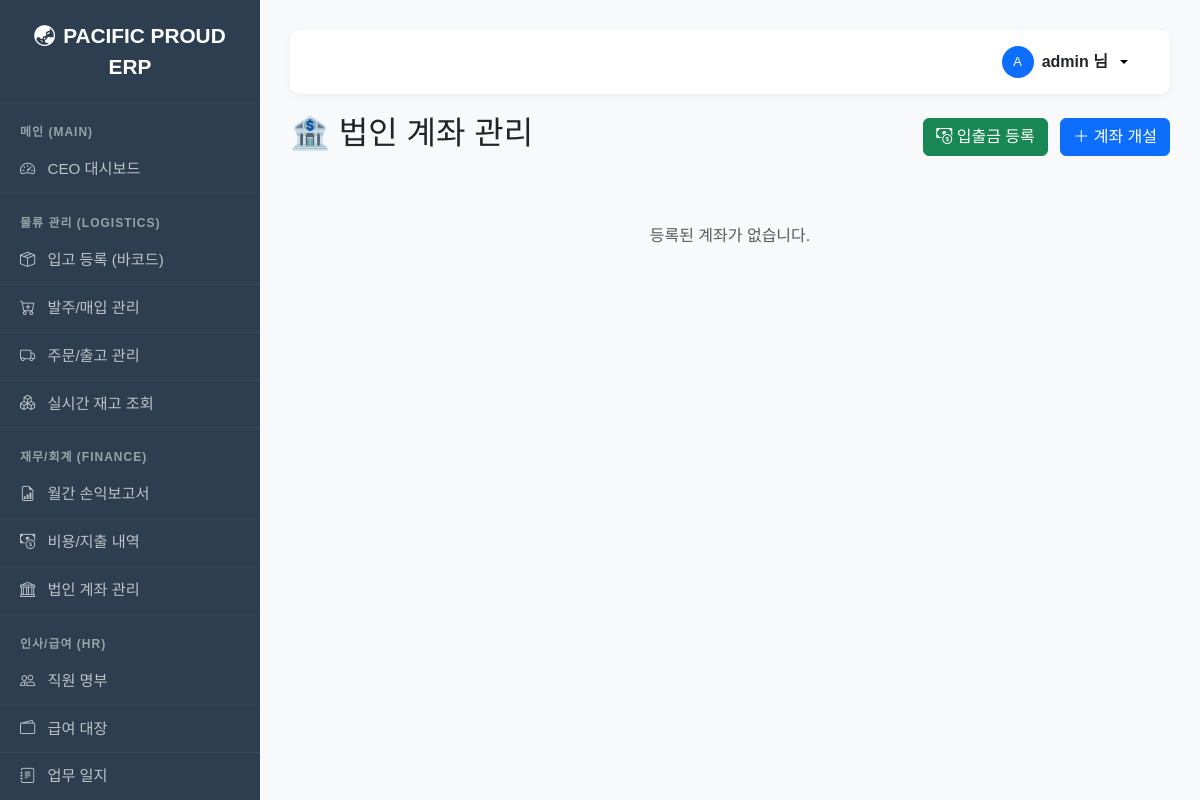
Before: /banks/ (signed in) with the older database file.
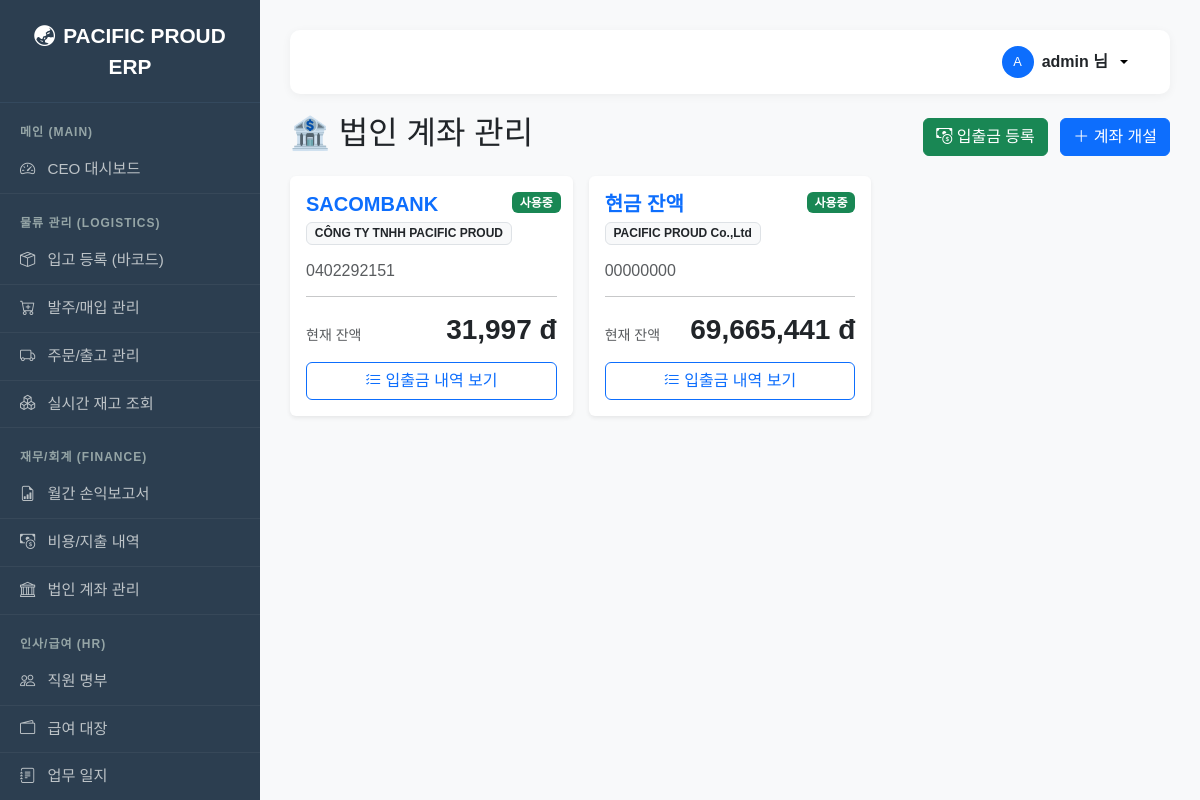
After: the same page with the newer database file.
### fulfillment/models.py (models this page shows)
class BankAccount(models.Model):
    bank_name = models.CharField(max_length=50, verbose_name="은행명")
    account_number = models.CharField(max_length=50, verbose_name="계좌번호")
    account_holder = models.CharField(max_length=50, verbose_name="예금주", default="(주)퍼시픽프라우드")
    initial_balance = models.DecimalField(max_digits=15, decimal_places=0, default=0, verbose_name="기초 잔액")
    is_active = models.BooleanField(default=True, verbose_name="사용 중")
    def __str__(self):
        return f"{self.bank_name} ({self.account_number})"
    @property
    def current_balance(self):
        in_total = self.transactions.filter(transaction_type='DEPOSIT').aggregate(s=Sum('amount'))['s'] or 0
        out_total = self.transactions.filter(transaction_type='WITHDRAWAL').aggregate(s=Sum('amount'))['s'] or 0
        return self.initial_balance + in_total - out_total

### fulfillment/views.py (the view)
# urls.py: path('banks/', views.bank_list, name='bank_list'),
@login_required
def bank_list(request):
    accounts = BankAccount.objects.filter(is_active=True)
    form = BankAccountForm()
    trx_form = BankTransactionForm(initial={'date': timezone.now().date()})
    return render(request, 'fulfillment/bank_list.html', {'accounts': accounts, 'form': form, 'transaction_form': trx_form})

### templates/fulfillment/bank_list.html (shortened to what this page needs)
{% extends 'base.html' %}
{% load humanize %}
{% block content %}
<div class="d-flex justify-content-between align-items-center mb-3">
    <h2>🏦 법인 계좌 관리</h2>
    <div>
        <button class="btn btn-success me-2" data-bs-toggle="modal" data-bs-target="#addTransactionModal">
            <i class="bi bi-cash-coin"></i> 입출금 등록
        </button>
        <button class="btn btn-primary" data-bs-toggle="modal" data-bs-target="#addBankModal">
            <i class="bi bi-plus-lg"></i> 계좌 개설
        </button>
    </div>
</div>
<div class="row g-3">
    {% for acc in accounts %}
    <div class="col-md-6 col-lg-4">
        <div class="card shadow-sm h-100 border-0">
            <div class="card-body">
                <div class="d-flex justify-content-between align-items-start">
                    <div>
                        <h5 class="card-title fw-bold text-primary mb-1">{{ acc.bank_name }}</h5>
                        <span class="badge bg-light text-dark border">{{ acc.account_holder }}</span>
                    </div>
                    {% if acc.is_active %}
                        <span class="badge bg-success">사용중</span>
                    {% else %}
                        <span class="badge bg-secondary">중지</span>
                    {% endif %}
                </div>
                <h6 class="card-subtitle mt-3 mb-2 text-muted letter-spacing-1">{{ acc.account_number }}</h6>
                <hr>
                <div class="d-flex justify-content-between align-items-end">
                    <span class="text-muted small">현재 잔액</span>
                    <h3 class="fw-bold mb-0 text-dark">{{ acc.current_balance|intcomma }} đ</h3>
                </div>
                <a href="{% url 'fulfillment:bank_detail' acc.id %}" class="btn btn-outline-primary w-100 mt-3">
                    <i class="bi bi-list-check"></i> 입출금 내역 보기
                </a>
            </div>
        </div>
    </div>
    {% empty %}
    <div class="col-12 text-center p-5 text-muted">
        등록된 계좌가 없습니다.
    </div>
    {% endfor %}
</div>
{% endblock %}

### templates/base.html (shortened to what this page needs)
<!DOCTYPE html>
<html lang="ko">
<head>
    <link href="https://cdn.jsdelivr.net/npm/bootstrap@5.3.0/dist/css/bootstrap.min.css" rel="stylesheet">
    <link rel="stylesheet" href="https://cdn.jsdelivr.net/npm/bootstrap-icons@1.10.0/font/bootstrap-icons.css">
    <link href="https://cdn.jsdelivr.net/npm/select2@4.1.0-rc.0/dist/css/select2.min.css" rel="stylesheet" />
    <link rel="stylesheet" href="https://cdn.jsdelivr.net/npm/select2-bootstrap-5-theme@1.3.0/dist/select2-bootstrap-5-theme.min.css" />
</head>
<body>
    <nav class="sidebar" id="sidebar">
        <div class="brand">
            <i class="bi bi-globe-asia-australia me-2"></i>PACIFIC PROUD ERP
        </div>
        <div class="category">메인 (Main)</div>
        <a href="{% url 'fulfillment:dashboard' %}"><i class="bi bi-speedometer2 me-2"></i> CEO 대시보드</a>
        <div class="category">물류 관리 (Logistics)</div>
        {% if perms.fulfillment.view_inventory or user.is_superuser %}
        <a href="{% url 'fulfillment:inbound_create' %}"><i class="bi bi-box-seam me-2"></i> 입고 등록 (바코드)</a>
        <a href="{% url 'fulfillment:purchase_list' %}"><i class="bi bi-cart-plus me-2"></i> 발주/매입 관리</a>
        <a href="{% url 'fulfillment:order_list' %}"><i class="bi bi-truck me-2"></i> 주문/출고 관리</a>
        <a href="{% url 'fulfillment:inventory_list' %}"><i class="bi bi-boxes me-2"></i> 실시간 재고 조회</a>
        {% endif %}
        <div class="category">재무/회계 (Finance)</div>
        {% if perms.fulfillment.view_expense or user.is_superuser %}
        <a href="{% url 'fulfillment:monthly_report' %}"><i class="bi bi-file-earmark-bar-graph me-2"></i> 월간 손익보고서</a>
        <a href="{% url 'fulfillment:expense_list' %}"><i class="bi bi-cash-coin me-2"></i> 비용/지출 내역</a>
        <a href="{% url 'fulfillment:bank_list' %}"><i class="bi bi-bank me-2"></i> 법인 계좌 관리</a>
        {% endif %}
        <div class="category">인사/급여 (HR)</div>
        {% if perms.fulfillment.view_employee or user.is_superuser %}
        <a href="{% url 'fulfillment:employee_list' %}"><i class="bi bi-people me-2"></i> 직원 명부</a>
        <a href="{% url 'fulfillment:payroll_list' %}"><i class="bi bi-wallet2 me-2"></i> 급여 대장</a>
        <a href="{% url 'fulfillment:worklog_list' %}"><i class="bi bi-journal-text me-2"></i> 업무 일지</a>
        {% endif %}
    </nav>
    <div class="main-content-wrapper">
        <div class="top-header">
            {% if user.is_authenticated %}
                <div class="dropdown">
                    <button class="btn btn-light dropdown-toggle d-flex align-items-center gap-2 border-0 bg-transparent" type="button" data-bs-toggle="dropdown" aria-expanded="false">
                        <div class="bg-primary text-white rounded-circle d-flex justify-content-center align-items-center" style="width: 32px; height: 32px; font-size: 0.8rem;">
                            {{ user.username|slice:":1"|upper }}
                        </div>
                        <span class="fw-bold text-dark">{{ user.username }} 님</span>
                    </button>
                </div>
            {% else %}
                <a href="{% url 'login' %}" class="btn btn-primary btn-sm px-4 rounded-pill">
                    <i class="bi bi-box-arrow-in-right me-1"></i> 로그인
                </a>
            {% endif %}
        </div>
        {% block content %}
        {% endblock %}
    </div>
</body>
</html>

### templates/base.html (style rules this page uses)
body { font-family: 'Malgun Gothic', sans-serif; background-color: #f8f9fa; overflow-x: hidden; }
.sidebar { width: 260px; min-height: 100vh; background-color: #2c3e50; color: #ecf0f1; position: fixed; left: 0; top: 0; z-index: 1050; overflow-y: auto; transition: all 0.3s; }
@media (min-width: 768px) { .main-content-wrapper { margin-left: 260px; padding: 30px; width: calc(100% - 260px); } }
.sidebar a { color: #bdc3c7; text-decoration: none; display: block; padding: 12px 20px; font-size: 0.95rem; border-bottom: 1px solid rgba(255,255,255,0.05); }
.sidebar .category { font-size: 0.75rem; text-transform: uppercase; color: #95a5a6; padding: 20px 20px 5px; font-weight: bold; letter-spacing: 1px; }
.sidebar .brand { font-size: 1.3rem; font-weight: bold; padding: 20px; text-align: center; color: #fff; border-bottom: 1px solid #34495e; }
.top-header { background-color: #fff; padding: 10px 30px; box-shadow: 0 2px 10px rgba(0,0,0,0.05); display: flex; justify-content: flex-end; align-items: center; margin-bottom: 20px; border-radius: 10px; }

Changed rows visible on the page:
added BankAccount: bank_name "SACOMBANK", account_holder "CÔNG TY TNHH PACIFIC PROUD", is_active "사용중", account_number "0402292151", current_balance "31,997"
added BankAccount: bank_name "현금 잔액", account_holder "PACIFIC PROUD Co.,Ltd", is_active "사용중", account_number "00000000", current_balance "69,665,441"
Other visible differences:
text no longer shown: "등록된 계좌가 없습니다."
